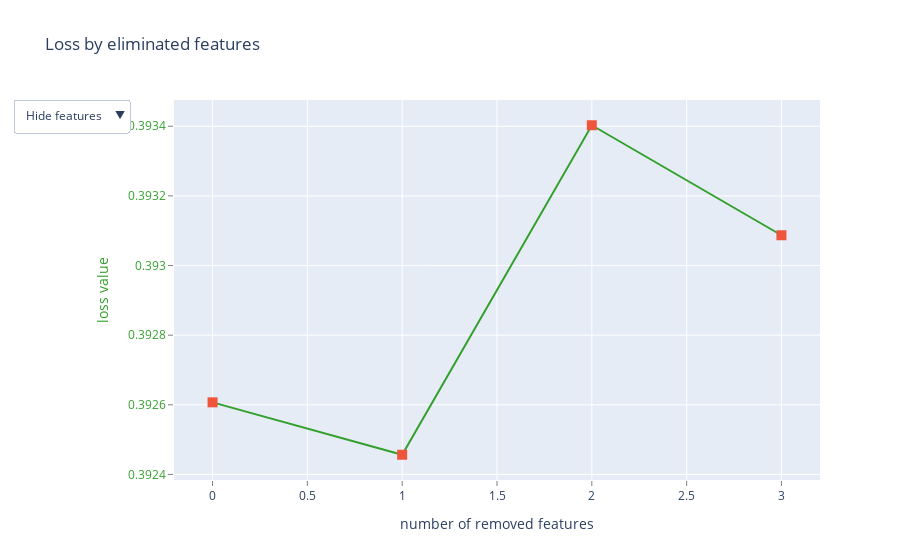

This figure's notebook cell:
### Code cell
%time
summary = model_cpu.select_features(
    train_pool,
    features_for_select=daily_var_lst,
    num_features_to_select=8,
    steps=6-1,  # Adjust this if needed
    algorithm=EFeaturesSelectionAlgorithm.RecursiveByShapValues,
    shap_calc_type=EShapCalcType.Regular,
    train_final_model=True,
    eval_set=validation_pool,
    logging_level='Silent',
    plot=True
)

### Figure 1 — Plotly figure (JSON) as saved in the notebook; plotly's stock layout.template omitted (floating-point values rounded to 4 significant figures)
{"data": [{"line": {"color": "rgb(51,160,44)"}, "mode": "lines+markers", "name": "", "text": ["", "FSA", "FLDS", "FSDS"], "x": [0, 1, 2, 3], "y": [0.3926, 0.3925, 0.3934, 0.3931], "type": "scatter"}, {"marker": {"size": 10, "symbol": "square"}, "mode": "markers", "name": "", "text": ["", "FSA", "FLDS", "FSDS"], "x": [0, 1, 2, 3], "y": [0.3926, 0.3925, 0.3934, 0.3931], "type": "scatter"}, {"mode": "text", "name": "", "text": ["", "4", "3", "5"], "textfont": {"color": "rgb(51,160,44)", "family": "sans serif", "size": 18}, "textposition": "bottom center", "visible": false, "x": [0, 1, 2, 3], "y": [0.3926, 0.3925, 0.3934, 0.3931], "type": "scatter"}, {"mode": "text", "name": "", "text": ["", "FSA", "FLDS", "FSDS"], "textfont": {"color": "rgb(51,160,44)", "family": "sans serif", "size": 18}, "textposition": "bottom center", "visible": false, "x": [0, 1, 2, 3], "y": [0.3926, 0.3925, 0.3934, 0.3931], "type": "scatter"}], "layout": {"title": {"text": "Loss by eliminated features"}, "xaxis": {"title": {"text": "number of removed features"}, "gridcolor": "rgb(255,255,255)", "showgrid": true, "showline": false, "showticklabels": true, "tickcolor": "rgb(127,127,127)", "ticks": "outside", "zeroline": false}, "yaxis": {"title": {"text": "loss value", "font": {"color": "rgb(51,160,44)"}}, "tickfont": {"color": "rgb(51,160,44)"}, "gridcolor": "rgb(255,255,255)", "showgrid": true, "showline": false, "showticklabels": true, "tickcolor": "rgb(127,127,127)", "ticks": "outside", "zeroline": false}, "updatemenus": [{"active": 0, "buttons": [{"args": [{"visible": [true, true, false, false]}], "label": "Hide features", "method": "update"}, {"args": [{"visible": [true, true, true, false]}], "label": "Show indices", "method": "update"}, {"args": [{"visible": [true, true, false, true]}], "label": "Show names", "method": "update"}], "pad": {"r": 10, "t": 10}, "showactive": true, "x": -0.25, "xanchor": "left", "y": 1.03, "yanchor": "top"}], "showlegend": false}}
